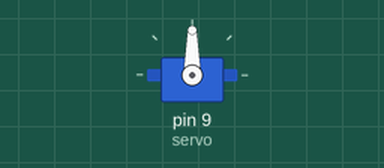
Recording of a sketch running on a simulated Arduino Uno, built with avr-gcc and run on an emulated ATmega328P. On the bench: servo.

Above: at 0.05 s.
Timing chart, 0 to 4.6 s (numbered marks = the images above):
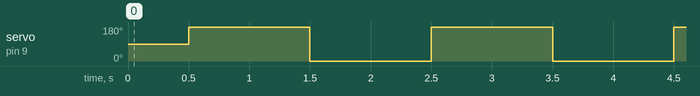

Measured:
- by itself, servo on pin 9 (servo): alternates 180° for 1.0 s and 0° for 1.0 s

The sketch:

360_Servo_test.ino
```cpp
#include<Servo.h>

Servo servo;

void setup() {
  servo.attach(9);
}

void loop() {

 servo.detach();

 delay(500);

 servo.attach(9);

 servo.write(180);

delay(500);

 servo.detach();

 delay(500);

 servo.attach(9);

 servo.write(0);

 delay(500);


}
```
